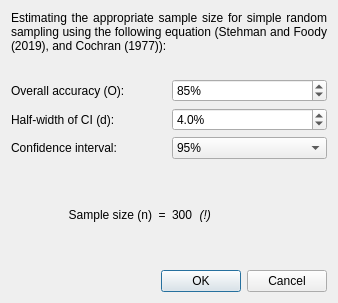
<?xml version="1.0" encoding="UTF-8"?>
<ui version="4.0">
 <class>Dialog</class>
 <widget class="QDialog" name="Dialog">
  <property name="geometry">
   <rect>
    <x>0</x>
    <y>0</y>
    <width>338</width>
    <height>303</height>
   </rect>
  </property>
  <property name="windowTitle">
   <string>Determining the sample size</string>
  </property>
  <layout class="QVBoxLayout" name="verticalLayout">
   <item>
    <widget class="QLabel" name="label">
     <property name="text">
      <string>Estimating the appropriate sample size for simple random sampling using the following equation (Stehman and Foody (2019), and Cochran (1977)):</string>
     </property>
     <property name="alignment">
      <set>Qt::AlignJustify|Qt::AlignVCenter</set>
     </property>
     <property name="wordWrap">
      <bool>true</bool>
     </property>
    </widget>
   </item>
   <item>
    <widget class="QLabel" name="label_6">
     <property name="text">
      <string>&lt;html&gt;&lt;head/&gt;&lt;body&gt;&lt;img height=&quot;42&quot;  src=&quot;:/plugins/AcATaMa/icons/eq_num_samples.png&quot;/&gt;&lt;/body&gt;&lt;/html&gt;</string>
     </property>
     <property name="alignment">
      <set>Qt::AlignCenter</set>
     </property>
    </widget>
   </item>
   <item>
    <widget class="QWidget" name="widget" native="true">
     <layout class="QGridLayout" name="gridLayout">
      <property name="leftMargin">
       <number>0</number>
      </property>
      <property name="topMargin">
       <number>0</number>
      </property>
      <property name="rightMargin">
       <number>0</number>
      </property>
      <property name="bottomMargin">
       <number>0</number>
      </property>
      <item row="1" column="0">
       <widget class="QLabel" name="label_2">
        <property name="text">
         <string>Half-width of CI (d):</string>
        </property>
       </widget>
      </item>
      <item row="0" column="1">
       <widget class="QSpinBox" name="OverallAccuracy">
        <property name="toolTip">
         <string>&lt;html&gt;&lt;head/&gt;&lt;body&gt;&lt;p&gt;&lt;span style=&quot; font-weight:600;&quot;&gt;O&lt;/span&gt; is the anticipated overall accuracy of the map. It represents an initial estimate of how well the map's classifications are expected to match the real data.&lt;/p&gt;&lt;/body&gt;&lt;/html&gt;</string>
        </property>
        <property name="suffix">
         <string>%</string>
        </property>
        <property name="minimum">
         <number>1</number>
        </property>
        <property name="value">
         <number>85</number>
        </property>
       </widget>
      </item>
      <item row="0" column="0">
       <widget class="QLabel" name="label_3">
        <property name="text">
         <string>Overall accuracy (O):</string>
        </property>
       </widget>
      </item>
      <item row="2" column="0">
       <widget class="QLabel" name="label_4">
        <property name="text">
         <string>Confidence interval:</string>
        </property>
       </widget>
      </item>
      <item row="2" column="1">
       <widget class="QComboBox" name="ConfidenceInterval">
        <property name="toolTip">
         <string>&lt;html&gt;&lt;head/&gt;&lt;body&gt;&lt;p&gt;Confidence interval (&lt;span style=&quot; font-weight:600;&quot;&gt;CI&lt;/span&gt;) for the critical &lt;span style=&quot; font-weight:600;&quot;&gt;z&lt;/span&gt;-score from the standard normal distribution. In this context, a confidence interval is a range of values that likely contains the true overall accuracy (&lt;span style=&quot; font-weight:600;&quot;&gt;O&lt;/span&gt;) of the map.&lt;/p&gt;&lt;/body&gt;&lt;/html&gt;</string>
        </property>
        <property name="currentIndex">
         <number>3</number>
        </property>
        <item>
         <property name="text">
          <string>80%</string>
         </property>
        </item>
        <item>
         <property name="text">
          <string>85%</string>
         </property>
        </item>
        <item>
         <property name="text">
          <string>90%</string>
         </property>
        </item>
        <item>
         <property name="text">
          <string>95%</string>
         </property>
        </item>
        <item>
         <property name="text">
          <string>99%</string>
         </property>
        </item>
       </widget>
      </item>
      <item row="1" column="1">
       <widget class="QDoubleSpinBox" name="HalfWidthCI">
        <property name="toolTip">
         <string>&lt;html&gt;&lt;head/&gt;&lt;body&gt;&lt;p&gt;&lt;span style=&quot; font-weight:600;&quot;&gt;d&lt;/span&gt; is the desired half-width of the confidence interval for &lt;span style=&quot; font-weight:600;&quot;&gt;O&lt;/span&gt;. It represents how precise you want your accuracy estimate to be. Smaller values of &lt;span style=&quot; font-weight:600;&quot;&gt;d&lt;/span&gt; result in a narrower confidence interval, which requires more data to achieve the desired precision.&lt;/p&gt;&lt;/body&gt;&lt;/html&gt;</string>
        </property>
        <property name="suffix">
         <string>%</string>
        </property>
        <property name="decimals">
         <number>1</number>
        </property>
        <property name="minimum">
         <double>0.100000000000000</double>
        </property>
        <property name="maximum">
         <double>20.000000000000000</double>
        </property>
        <property name="singleStep">
         <double>0.100000000000000</double>
        </property>
        <property name="value">
         <double>4.000000000000000</double>
        </property>
       </widget>
      </item>
     </layout>
    </widget>
   </item>
   <item>
    <widget class="QWidget" name="widget_2" native="true">
     <layout class="QGridLayout" name="gridLayout_2">
      <property name="spacing">
       <number>0</number>
      </property>
      <item row="0" column="0">
       <widget class="QLabel" name="label_5">
        <property name="sizePolicy">
         <sizepolicy hsizetype="Preferred" vsizetype="Expanding">
          <horstretch>0</horstretch>
          <verstretch>0</verstretch>
         </sizepolicy>
        </property>
        <property name="text">
         <string>Sample size (n)  = </string>
        </property>
        <property name="alignment">
         <set>Qt::AlignRight|Qt::AlignTrailing|Qt::AlignVCenter</set>
        </property>
       </widget>
      </item>
      <item row="0" column="1">
       <widget class="QWidget" name="widget_3" native="true">
        <layout class="QHBoxLayout" name="horizontalLayout">
         <property name="spacing">
          <number>0</number>
         </property>
         <property name="leftMargin">
          <number>3</number>
         </property>
         <property name="topMargin">
          <number>0</number>
         </property>
         <property name="rightMargin">
          <number>0</number>
         </property>
         <property name="bottomMargin">
          <number>0</number>
         </property>
         <item>
          <widget class="QLabel" name="NumberOfSamples">
           <property name="sizePolicy">
            <sizepolicy hsizetype="Maximum" vsizetype="Preferred">
             <horstretch>0</horstretch>
             <verstretch>0</verstretch>
            </sizepolicy>
           </property>
           <property name="text">
            <string>300</string>
           </property>
          </widget>
         </item>
         <item>
          <widget class="QLabel" name="NoteMinSamples">
           <property name="sizePolicy">
            <sizepolicy hsizetype="Maximum" vsizetype="Preferred">
             <horstretch>0</horstretch>
             <verstretch>0</verstretch>
            </sizepolicy>
           </property>
           <property name="font">
            <font>
             <italic>true</italic>
            </font>
           </property>
           <property name="toolTip">
            <string>&lt;html&gt;&lt;head/&gt;&lt;body&gt;&lt;p&gt;Determining the sample size is complex and depends heavily on the data and objectives; however, be cautious of using low values. A small sample size reduces the reliability and precision of the accuracy estimate. For example, GFOI (2016) recommend using n &amp;gt; 300 for simple random sampling in land disturbance studies.&lt;/p&gt;&lt;/body&gt;&lt;/html&gt;</string>
           </property>
           <property name="text">
            <string>  (!)  </string>
           </property>
          </widget>
         </item>
         <item>
          <widget class="QLabel" name="label_7">
           <property name="text">
            <string/>
           </property>
          </widget>
         </item>
        </layout>
       </widget>
      </item>
     </layout>
    </widget>
   </item>
   <item>
    <widget class="QDialogButtonBox" name="buttonBox">
     <property name="orientation">
      <enum>Qt::Horizontal</enum>
     </property>
     <property name="standardButtons">
      <set>QDialogButtonBox::Cancel|QDialogButtonBox::Ok</set>
     </property>
    </widget>
   </item>
  </layout>
 </widget>
 <resources/>
 <connections>
  <connection>
   <sender>buttonBox</sender>
   <signal>rejected()</signal>
   <receiver>Dialog</receiver>
   <slot>reject()</slot>
   <hints>
    <hint type="sourcelabel">
     <x>291</x>
     <y>275</y>
    </hint>
    <hint type="destinationlabel">
     <x>315</x>
     <y>261</y>
    </hint>
   </hints>
  </connection>
  <connection>
   <sender>buttonBox</sender>
   <signal>accepted()</signal>
   <receiver>Dialog</receiver>
   <slot>accept()</slot>
   <hints>
    <hint type="sourcelabel">
     <x>186</x>
     <y>254</y>
    </hint>
    <hint type="destinationlabel">
     <x>324</x>
     <y>201</y>
    </hint>
   </hints>
  </connection>
 </connections>
</ui>
